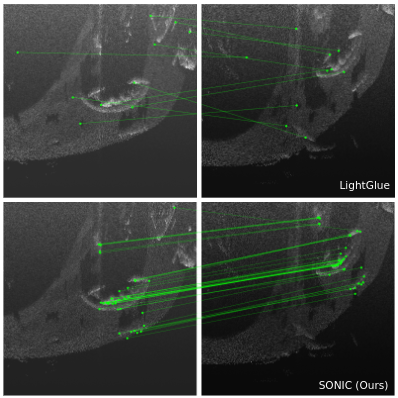
#> input picture figs/sonic_2.png, 398 x 398 px; its folder holds only this picture in this run
$ python -i data_utils.py   (imports and definitions only)   (older library calls are emulated)
#> lines starting #> are read from the running program, lines starting #| are printed output that depends on the picture
#> further down, picture is the input picture: shape (398, 398, 3); mean B, G, R 61.4, 64.8, 61.4
import os
import sys
current_dir = os.getcwd()
parent_dir = os.path.dirname(current_dir)
sys.path.append(parent_dir)
import numpy as np
import cv2
from sklearn.neighbors import NearestNeighbors
from random import shuffle
import matplotlib
# [1 line not run here, left out]
import matplotlib.pyplot as plt

from .demo_superpoint import SuperPointFrontend
import torch

'''Minor modifications from CAPS'''

# --- 新增：全局单例模型容器 ---
_GLOBAL_SP = None
_GLOBAL_AKAZE = None
_GLOBAL_XFEAT = None

local_path = 'verlab/accelerated_features'
local_path_1 = '/mnt/accelerated_features'

# [33 lines left out: function get_xfeat_instance, not called in this run]

def get_superpoint_instance():
    global _GLOBAL_SP
    if _GLOBAL_SP is None:
        # 资深建议：预处理放在 CPU 上跑，把 24G 显存全留给模型训练
        # 权重路径根据你的实际目录调整
        weights = '/mnt/weights/superpoint_v1.pth'
        _GLOBAL_SP = SuperPointFrontend(weights_path=weights, nms_dist=4, conf_thresh=0.015, nn_thresh=0.7, cuda=False)
    return _GLOBAL_SP

def get_akaze_instance():
    global _GLOBAL_AKAZE
    if _GLOBAL_AKAZE is None:
        _GLOBAL_AKAZE = cv2.AKAZE_create()
    return _GLOBAL_AKAZE

# [45 lines left out: functions skew, rotateImage, perspective_transform, not called in this run]


def unsharp_mask(image, kernel_size=(5, 5), sigma=1.0, amount=3.0, threshold=0):
    """Return a sharpened version of the image, using an unsharp mask."""
#> called with kernel_size = (3, 3), sigma = 0.6, amount = 2, threshold = 0
    blurred = cv2.GaussianBlur(image, kernel_size, sigma)
    sharpened = float(amount + 1) * image - float(amount) * blurred
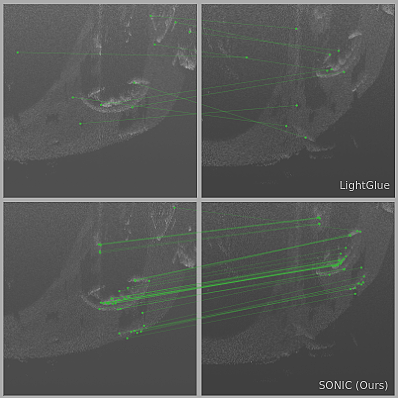
#> sharpened: shape (398, 398, 3) float64; mean B, G, R 58.3, 61.8, 58.3; drawn with min black and max white
    sharpened = np.maximum(sharpened, np.zeros(sharpened.shape))
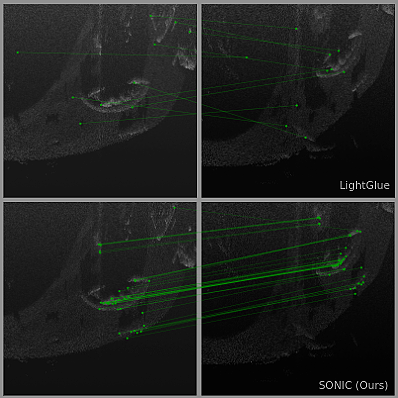
#> sharpened: shape (398, 398, 3) float64; mean B, G, R 58.7, 62.1, 58.7; drawn with min black and max white
    sharpened = np.minimum(sharpened, 255 * np.ones(sharpened.shape))
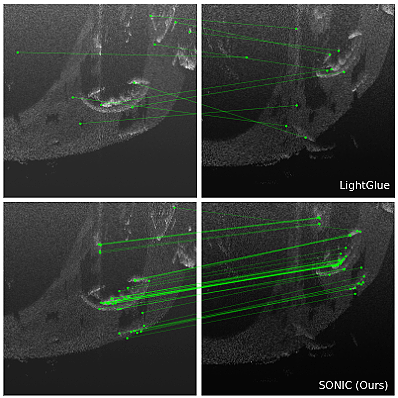
#> sharpened: shape (398, 398, 3) float64; mean B, G, R 57.6, 61, 57.6
    sharpened = sharpened.round().astype(np.uint8)
    if threshold > 0:
        low_contrast_mask = np.absolute(image - blurred) < threshold
        np.copyto(sharpened, image, where=low_contrast_mask)
    return sharpened

# [15 lines left out: function rescale_keypoints, not called in this run]

def preprocess_image(image, size):
    """ Preprocess image before generating keypoints for both akaze (norm_image) and superpoint(grayim)"""
    norm_image = cv2.normalize(image, None, alpha = 0, beta = 255, norm_type = cv2.NORM_MINMAX, dtype = cv2.CV_8U)
    norm_image = unsharp_mask(norm_image, kernel_size=(3, 3), sigma=0.6, amount=2.0, threshold=0)
    norm_image = norm_image.astype(np.uint8)

    # set up image for superpoint
    interp= cv2.INTER_AREA
    grayim = cv2.resize(norm_image, (640,480), interpolation=interp)
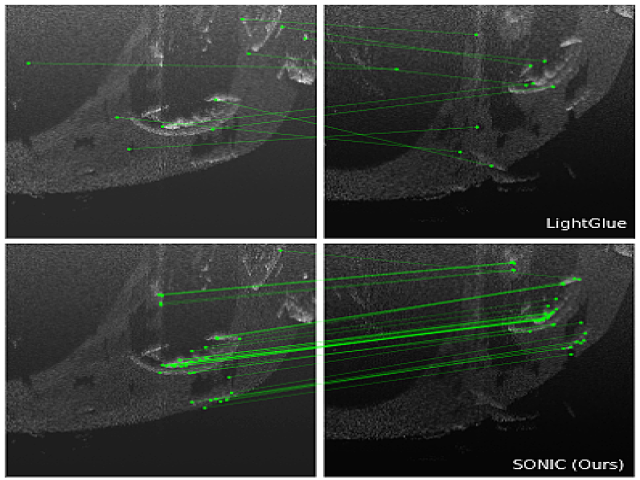
#> grayim: shape (480, 640, 3); mean B, G, R 57.6, 60.9, 57.6
    grayim = grayim.astype(np.float32) / 255.

    return norm_image, grayim


# def generate_query_kpts(img, mode='Xfeat', num_pts=None, h=None, w=None):
#
#     """
#         参数:
#         mode: 选择 'xfeat' (推荐) 或 'superpoint' (旧版)
#         """
#
#     # ----------------------------------------
#     # 第一步：运行 AKAZE (雷打不动，永远存在)
#     # ----------------------------------------
#     akaze = get_akaze_instance()
#     # 获取 AKAZE 需要的 uint8 锐化图
#     norm_image_akaze, grayim_superpoint = preprocess_image(img, (h, w))
#
#     kpa = akaze.detect(norm_image_akaze, None)
#     # 提取 AKAZE 坐标
#     coord_a = np.array([[kp.pt[0], kp.pt[1]] for kp in kpa])
#
#     # ----------------------------------------
#     # 第二步：选择性运行 Deep Model (XFeat 或 SuperPoint)
#     # ----------------------------------------
#     coord_deep = np.zeros((0, 2))
#
#     if mode == 'Superpoint':
#         # >>> 分支 A: 传统的 SuperPoint <<<
#         sp = get_superpoint_instance()
#         # SuperPoint 必须用那个 resize 过的 grayim
#         kps, _, _ = sp.run(grayim_superpoint)
#         # 还原坐标尺度
#         rescaled_kpts = rescale_keypoints(kps.T, (h, w))
#         coord_deep = rescaled_kpts
#
#     elif mode == 'Xfeat':
#         # >>> 分支 B: 极速的 XFeat (推荐) <<<
#         xf = get_xfeat_instance()
#
#         # XFeat 专用预处理 (不做 resize，保持原图分辨率，精度更高)
#         # img 是 float32, 只要归一化到 0-1 即可
#         img_xfeat = img
#         if img_xfeat.max() > 1.0:
#             img_xfeat = img_xfeat / 255.0
#
#         x_tensor = torch.from_numpy(img_xfeat).float()
#         if x_tensor.ndim == 2:
#             x_tensor = x_tensor.unsqueeze(0).unsqueeze(0)  # (1, 1, H, W)
#
#         # 极速推理
#         with torch.no_grad():
#             out = xf.detectAndCompute(x_tensor, top_k=num_pts)[0]
#
#         # XFeat 直接返回正确尺度的坐标，不需要 rescale
#         coord_deep = out['keypoints'].cpu().numpy()
#
#     # ----------------------------------------
#     # 第三步：融合 (AKAZE + Deep Features)
#     # ----------------------------------------
#     # 如果任一列表为空，做容错处理
#     # --- 步骤 C: 严格容错阈值判定 ---
#     # 如果 AKAZE 或 深度点 任何一方太少，直接判定为无效图像，返回全零
#     len_kpa = coord_a.shape[0]
#     len_kpsp = coord_s.shape[0]
#
#     if len_kpa < akaze_superpoint_pts or len_kpsp < akaze_superpoint_pts:
#         return np.zeros((1, 2))
#
#     coord = np.vstack((coord_a, coord_deep))
#
#     # ----------------------------------------
#     # 第四步：采样与补齐 (修正版：随机重复采样)
#     # ----------------------------------------
#     # 算法工程师建议：
#     # 放弃 KNN 插值，改用 "Replace=True" 的随机采样。
#     # 这样既保证了 tensor 长度固定，又保证了所有点都是真实的物理特征点。
#
#     total = coord.shape[0]
#
#     # 极端情况兜底：如果一张图连 1 个特征点都提不出来 (比如全黑图)
#     if total == 0:
#         # 返回全零，或者随机噪声，防止报错。
#         # 这种样本通常 Loss 很大，会被网络慢慢学会忽略
#         return np.zeros((num_pts, 2), dtype=np.float32)
#
#     # 核心逻辑：无论是多还是少，直接用 choice 进行采样
#     # replace=True 意味着：
#     # 1. 如果 total > num_pts: 随机选 num_pts 个 (降采样)
#     # 2. 如果 total < num_pts: 随机重复选，直到凑够 num_pts 个 (过采样)
#     # 3. 如果 total == num_pts: 刚好选完
#
#     indices = np.random.choice(total, num_pts, replace=True)
#     coord = coord[indices, :]
#
#     return coord

def generate_query_kpts(img, mode='Superpoint', num_pts=2000, akaze_superpoint_pts=10, h=None, w=None, **kwargs):
    """
    重构逻辑说明：
    1. 严格阈值：若 AKAZE 或深度点数不足 akaze_superpoint_pts，返回 (1, 2) 信号。
    2. 维度对齐：解决 Superpoint (N,3) 与 AKAZE (N,2) 的冲突。
    3. KNN补全：当点数不足 num_pts 时，采用你认可的局部邻域均值插值。
    4. 性能优化：采用 data_utils.py 的单例模式。
    """
    # 获取单例
    akaze = get_akaze_instance()
    norm_image, grayim = preprocess_image(img, (h, w))

    # --- 1. 提取 AKAZE ---
    kpa = akaze.detect(norm_image, None)
#> kpa = 226 keypoints; strongest (x, y, size): (199, 199, 8.1), (207, 191, 8.1), (199, 200, 16.1), (205, 193, 5.7)
    len_kpa = len(kpa)
#> len_kpa = 226

    # --- 2. 提取深度点 (Superpoint/Xfeat) ---
    coord_s = np.zeros((0, 2))
    if mode == 'Superpoint':
        sp = get_superpoint_instance()
        kps_raw, _, _ = sp.run(grayim)
        rescaled = rescale_keypoints(kps_raw.T, (h, w))
        coord_s = rescaled[:, :2]  # 剔除 confidence 列
    elif mode == 'Xfeat':
        xf = get_xfeat_instance()
        img_xf = img.astype(np.float32)
        if img_xf.max() > 1.0: img_xf /= 255.0
        x_tensor = torch.from_numpy(img_xf).float().unsqueeze(0).unsqueeze(0)
        with torch.no_grad():
            out = xf.detectAndCompute(x_tensor, top_k=150)[0]
        coord_s = out['keypoints'].cpu().numpy()[:, :2]

    len_kpsp = coord_s.shape[0]

    # --- 3. 严格容错判定 (核心：返回 (1, 2) 标志位) ---
    # 如果任何一方点数太少，说明图像质量极差，返回标志位让训练脚本跳过该样本
    if len_kpa < akaze_superpoint_pts or len_kpsp < akaze_superpoint_pts:
        print(f"\n[DEBUG] 特征点提取不足触发 (1, 2) 信号:")
        print(f"  - AKAZE 提取数量: {len_kpa} (阈值: {akaze_superpoint_pts})")
        print(f"  - 深度模型 ({mode}) 提取数量: {len_kpsp} (阈值: {akaze_superpoint_pts})")

        # 明确指出是谁的锅
        if len_kpa < akaze_superpoint_pts:
            print("  >>> 原因: AKAZE 提点太少！")
        if len_kpsp < akaze_superpoint_pts:
            print(f"  >>> 原因: {mode} 提点太少！")
        return np.zeros((1, 2))

        # --- 4. 融合 (XFeat + AKAZE)，不做裁剪或补齐 ---
    coord_a = np.array([[kp.pt[0], kp.pt[1]] for kp in kpa])
    coord = np.vstack((coord_a, coord_s))
    total = coord.shape[0]

    if num_pts > 0:
        if total > num_pts:
            indices = np.random.choice(total, num_pts, replace=False)
            coord = coord[indices, :]
        elif total < num_pts:
            nbrs = NearestNeighbors(n_neighbors=4, algorithm='ball_tree').fit(coord)
            _, idx = nbrs.kneighbors(coord)
            needed = num_pts - total
            seed_indices = np.random.randint(low=0, high=total, size=needed)
            gen_kpts = []
            for i in seed_indices:
                mean_pt = np.mean(coord[idx[i]], axis=0)
                gen_kpts.append(mean_pt)
            coord = np.vstack((coord, np.array(gen_kpts)))
            np.random.shuffle(coord)

    return coord


# [205 lines left out: functions prune_kpts_sonar, make_matching_figure, not called in this run]

>>> import cv2
>>> picture = cv2.imread('../figs/sonic_2.png')
#> (the run stopped early here; a loop or call above may not have finished)

$ run again, on figs/sonic_3.png
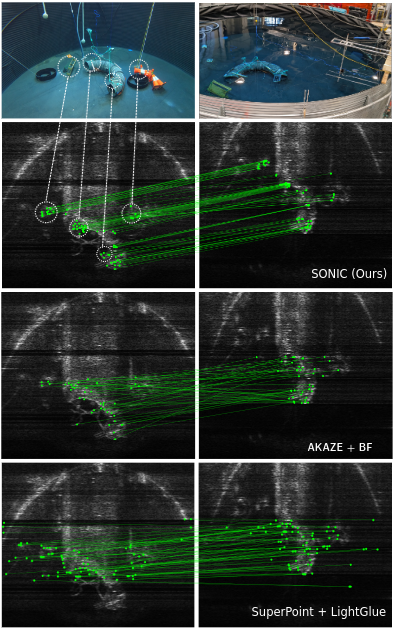
#> input picture figs/sonic_3.png, 393 x 629 px
#> picture is the input picture: shape (629, 393, 3); mean B, G, R 49.6, 54.4, 43.5
#> in unsharp_mask, `sharpened = np.maximum(sharpened, np.zeros(sharpened.shape))`:
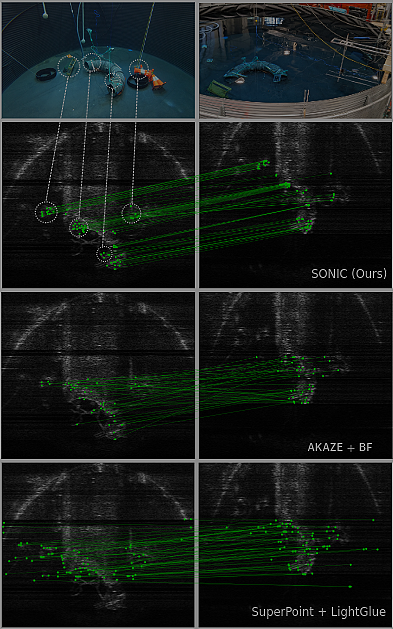
#> sharpened: shape (629, 393, 3) float64; mean B, G, R 50.9, 56, 44.8; drawn with min black and max white
#> in preprocess_image, `grayim = cv2.resize(norm_image, (640,480), interpolation=interp)`:
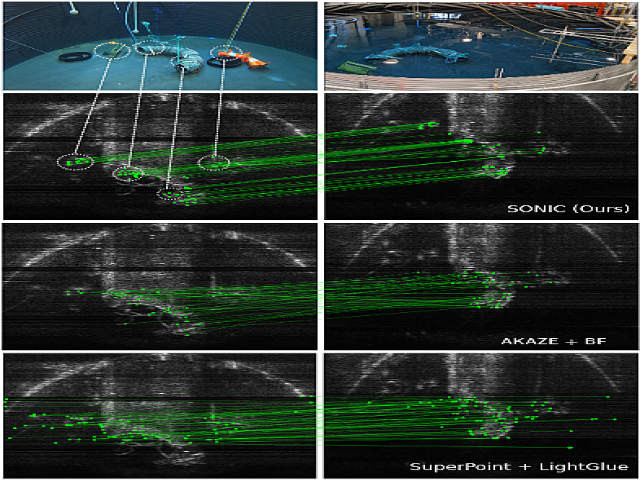
#> grayim: shape (480, 640, 3); mean B, G, R 49.2, 54, 43.1
#> kpa = 968 keypoints; strongest (x, y, size): (196, 460, 8.1), (196, 289, 8.1), (205, 281, 8.1), (188, 281, 8.1)
#> len_kpa = 968
